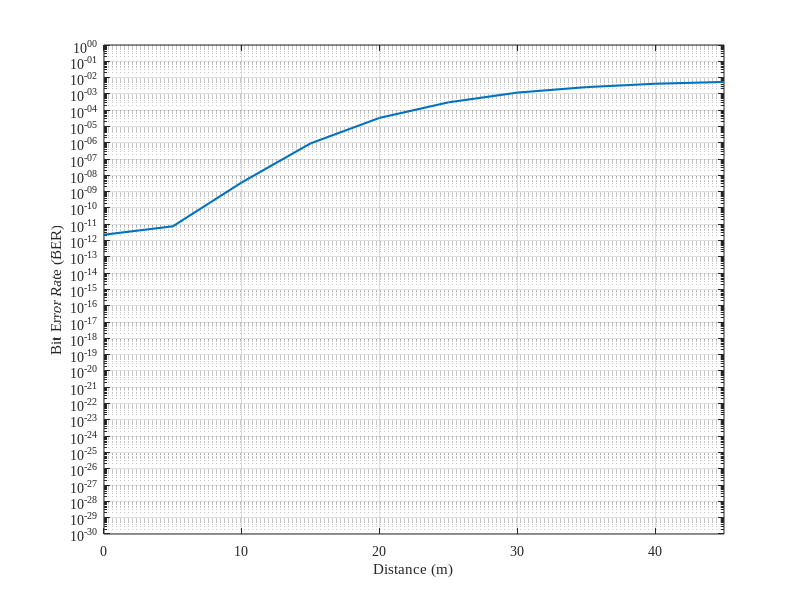

Write MATLAB code to recreate this figure.
clc
clear all
d1=[45 40 35 30 25 20 15 10 5 0 ];

%%%%%SNR=50dB, N=240,eta=1, mu=0.5, L=2
N240_sim502=[0.0054	0.0042	0.0026	0.0012	3.03E-04	3.38E-05	9.24E-07	3.71E-09	7.50E-12	2.29E-12
];
N240_th502=[0.0054	0.0042	0.0026	0.0012	3.03E-04	3.38E-05	9.24E-07	3.71E-09	7.50E-12	2.29E-12];
%%%%%SNR=50dB, N=240,eta=1, mu=0.5, L=4
N240_sim504=[2.34E-07	1.01E-07	1.87E-08	1.06E-09	9.75E-12	4.94E-15	2.76E-20	6.09E-28	5.72E-36	1.96E-37
];
N240_th504=[2.34E-07	1.01E-07	1.87E-08	1.06E-09	9.75E-12	4.94E-15	2.76E-20	6.09E-28	5.72E-36	1.96E-37
];
% %%%%%SNR=50dB, N=240,eta=1, mu=0.5, L=6
% N240_sim506=[6.00E-05	0	1.00E-05	0.00E+00	0.00E+00	0	0	0	0	0
% ];
% N240_th506=[3.16E-05	1.47E-05	3.30E-06	2.34E-07	2.01E-09	2.06E-13	5.34E-22	1.29E-42	6.46E-87	1.41E-118
% ];
width = 5;     % Width in inches
height = 4;    % Height in inches
alw = 1.2;    % AxesLineWidth
fsz = 12;      % Fontsize
lw = 1.5;      % LineWidth
msz = 6;       % MarkerSize

% Plot BLERv
% figure
pos = get(gcf, 'Position');
set(gcf, 'Position', [pos(1) pos(2) width*100, height*100]); %<- Set size
set(0,'defaultAxesFontName','Times New Roman');

   % semilogy(d1,N240_sim502,'*','LineWidth',lw,'MarkerSize',msz);hold on; grid on
    semilogy(d1,N240_th502,'-','LineWidth',lw,'MarkerSize',msz);hold on; grid on
   % semilogy(d1,N240_sim506,'b*','LineWidth',lw,'MarkerSize',msz);hold on; grid on
 % semilogy(d1,N240_th504,'*','LineWidth',lw,'MarkerSize',msz);hold on; grid on
 %  semilogy(d1,N240_th504,'-','LineWidth',lw,'MarkerSize',msz);hold on; grid on
  % semilogy(d1,N240_th506,'k-','LineWidth',lw,'MarkerSize',msz);hold on; grid on

xlabel( 'Distance (m)')
ylabel( 'Bit Error Rate (BER)')
  axis([0 45 0.99*1e-30 1e-0])
% axis([0 100 10 25]);
